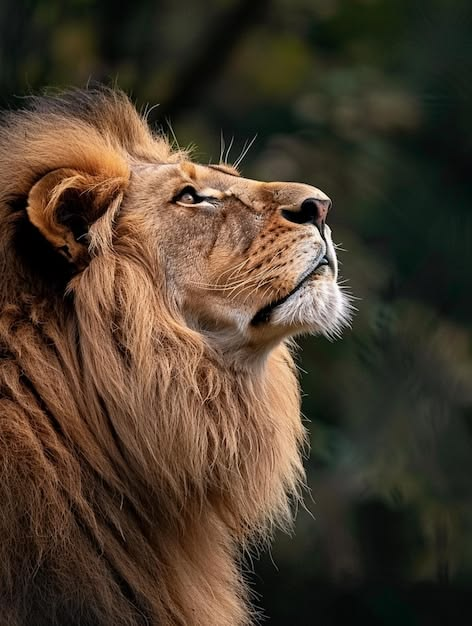
#> input picture ACS/AC01/entrada.png, 472 x 626 px
$ python 01_processamento.py
#> lines starting #> are read from the running program, lines starting #| are printed output that depends on the picture; after the words box and inside, x2 and y2 are one past the last pixel; in counts of white or black regions, pixels touching at a corner belong together
import cv2

imagem = cv2.imread('entrada.png', cv2.IMREAD_GRAYSCALE)
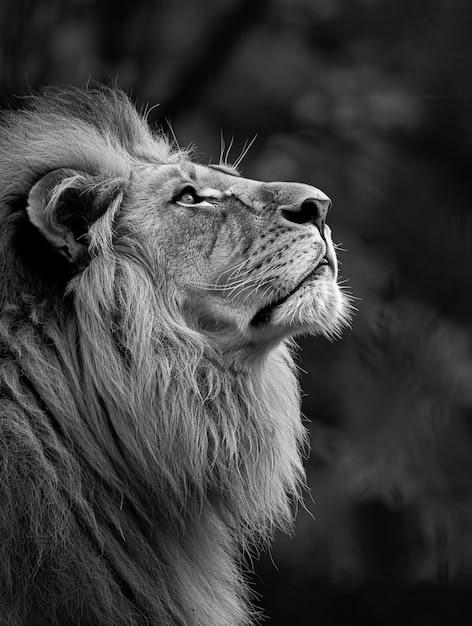
#> imagem: shape (626, 472); min 0, max 254, mean 61.9

if imagem is None:
    print("Erro: Arquivo 'entrada.jpg' não encontrado na pasta!")
    exit()

# - 100: limiar mínimo para conexão por histerese
# - 200: limiar máximo para bordas fortes definitivas
bordas = cv2.Canny(imagem, 100, 200)
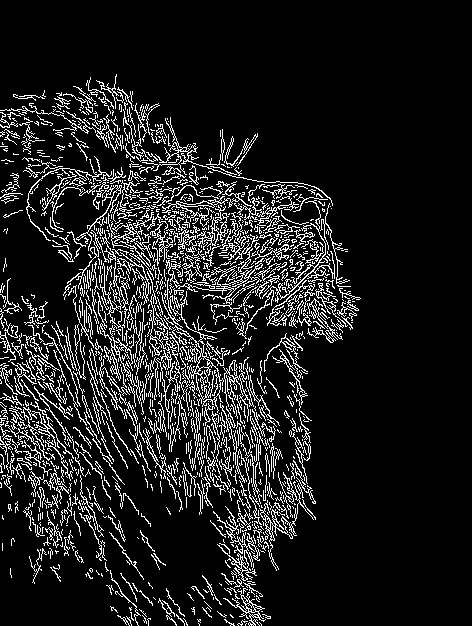
#> bordas: shape (626, 472); 11.6% white in thin lines or dots, all inside (x1, y1, x2, y2) = (0, 74, 361, 626)

cv2.imwrite('saida_canny.jpg', bordas)
print("Processamento concluído com sucesso! Arquivo 'saida_canny.jpg' gerado.")
